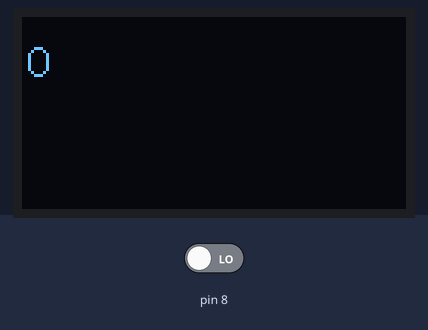
A sketch run on a simulated Arduino Uno, built with avr-gcc and run on an emulated ATmega328P. Shown: 128×64 one-colour display. Inputs (shaded band) come from the test bench; at power-on: pin 8 LOW. What the sketch prints to the serial monitor is not drawn.

Above: at 1.2 s.
1.3 s: pin 8 driven HIGH
At 1.9 s:
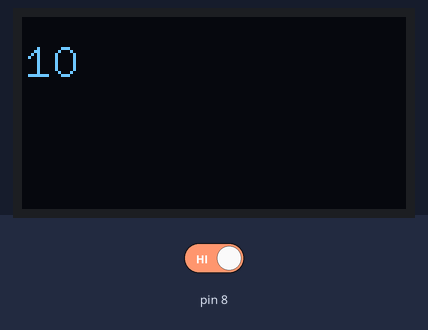
At 2.38 s:
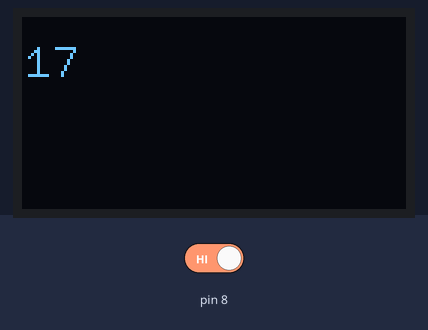

Measured:
- after the input at 1.3 s, the display: first changes after 0.06 s (image 1 shows a later state)

The sketch:

count-button.ino
```cpp
#include "U8glib.h"
U8GLIB_SSD1306_128X64 u8g(U8G_I2C_OPT_NONE);
#define setFont_L u8g.setFont(u8g_font_9x15)
int count = 0;
void setup() {
  pinMode(8, INPUT);
  Serial.begin(9600);
  Serial.println(count);
  u8g.firstPage();
  do {
    setFont_L;
    u8g.setPrintPos(1, 20);
    u8g.print(count);
  } while (u8g.nextPage());
}
void loop() {
  if (digitalRead(8) == HIGH) {    // 如果按键按下
    delay(20);                     // 延迟20ms，去抖动
    if (digitalRead(8) == HIGH) {  // 再次检测按键
      count++;                     // 按键计数加1
      Serial.println(count);
      u8g.firstPage();
      do {
        setFont_L;
        u8g.setPrintPos(1, 20);
        u8g.print(count);
      } while (u8g.nextPage());
      while (digitalRead(8) == LOW);  // 等待按键释放
    }
  }
}
```
